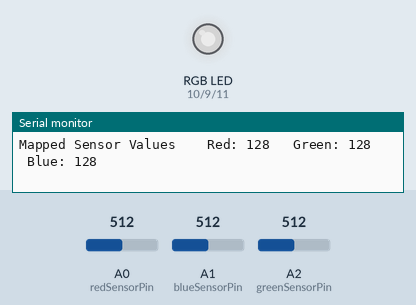
The sketch below on a simulated Arduino Uno, built with avr-gcc and run on an emulated ATmega328P. Parts: an RGB LED mixed from three pins (HIGH = lit), the last lines printed to the serial monitor. The inputs (shaded band) are chosen by the test bench; at power-on: A0 (redSensorPin) = 512, A1 (blueSensorPin) = 512, A2 (greenSensorPin) = 512. Dim RGB values are drawn brighter than linear.

Above: at 1.2 s.
1.3 s: A0 (redSensorPin) set to 413
At 1.9 s:
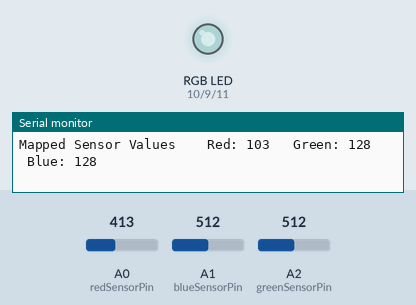
4.3 s: A0 (redSensorPin) set to 383
At 5.2 s:
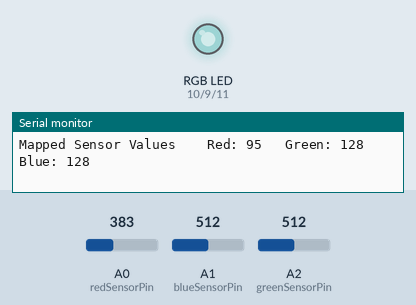
7.3 s: A1 (blueSensorPin) set to 407
At 8.7 s:
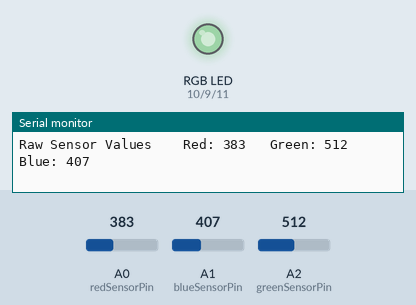
10.3 s: A1 (blueSensorPin) set to 392
At 11.6 s:
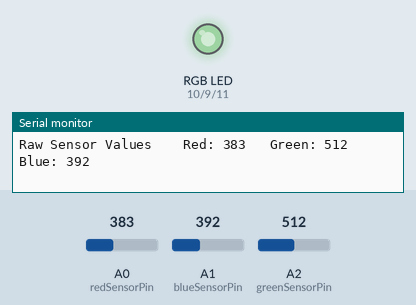
13.3 s: A2 (greenSensorPin) set to 990
At 14.1 s:
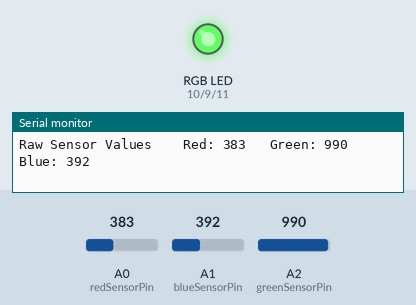
14.9 s: A2 (greenSensorPin) set to 1007
At 15.5 s:
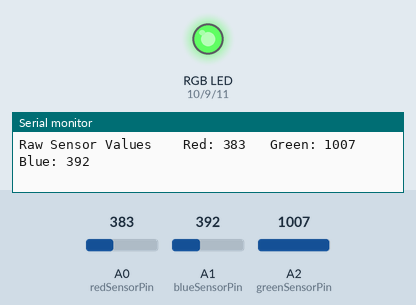
Timing chart, 0 to 17.9 s (numbered marks = the images above; inputs shaded):
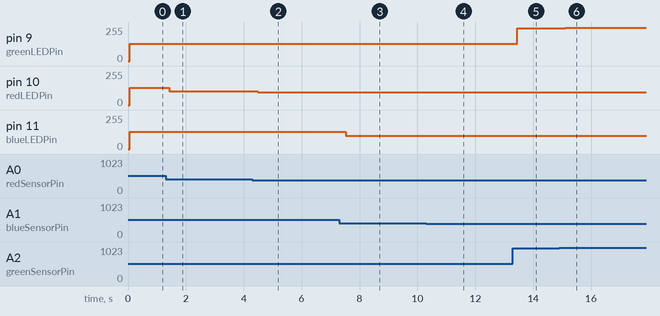

The sketch:

Part_1.ino
```cpp
const int greenLEDPin = 9, redLEDPin = 10, blueLEDPin = 11,
redSensorPin = A0, greenSensorPin = A2, blueSensorPin = A1;

void setup()
{
  Serial.begin(9600);

  pinMode(greenLEDPin, OUTPUT);
  pinMode(blueLEDPin, OUTPUT);
  pinMode(redLEDPin, OUTPUT);
}

void loop()
{
  int redSensorValue = analogRead(redSensorPin);
  int greenSensorValue  = analogRead(greenSensorPin);
  int blueSensorValue  = analogRead(blueSensorPin);
  serialWriteSensor(redSensorValue, greenSensorValue, blueSensorValue);

  int greenValue = greenSensorValue/4;
  int redValue =redSensorValue/4;
  int blueValue = blueSensorValue/4;
  serialWriteValue(redValue, greenValue, blueValue);

  analogWrite(redLEDPin, redValue);
  analogWrite(greenLEDPin, greenValue);
  analogWrite(blueLEDPin, blueValue);
}

void serialWriteSensor(int redSensorValue, int greenSensorValue, int blueSensorValue){
  Serial.print("Raw Sensor Values \t Red: ");
  Serial.print(redSensorValue);
  Serial.print("\t Green: ");
  Serial.print(greenSensorValue);
  Serial.print("\t Blue: ");
  Serial.println(blueSensorValue);

  delay(20);
}

void serialWriteValue(int redValue, int greenValue, int blueValue){
  Serial.print("Mapped Sensor Values \t Red: ");
  Serial.print(redValue);
  Serial.print("\t Green: ");
  Serial.print(greenValue);
  Serial.print("\t Blue: ");
  Serial.println(blueValue);

  delay(20);
}
```

Measured:
- after the input at 1.3 s, pin 10 (redLEDPin): 128/255 → 103/255 after 0.13 s
- after the input at 4.3 s, pin 10 (redLEDPin): 103/255 → 95/255 after 0.19 s
- after the input at 7.3 s, pin 11 (blueLEDPin): 128/255 → 101/255 after 0.22 s
- after the input at 10.3 s, pin 11 (blueLEDPin): 101/255 → 98/255 after 0.14 s
- after the input at 13.3 s, pin 9 (greenLEDPin): 128/255 → 247/255 after 0.14 s
- after the input at 14.9 s, pin 9 (greenLEDPin): 247/255 → 251/255 after 0.21 s
